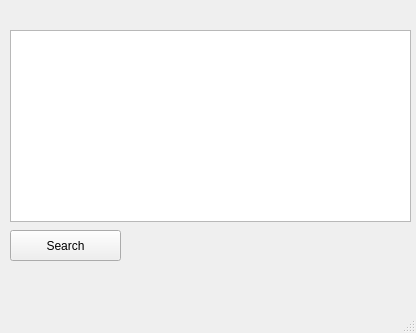
<?xml version="1.0" encoding="UTF-8"?>
<ui version="4.0">
 <class>MainWindow</class>
 <widget class="QMainWindow" name="MainWindow">
  <property name="geometry">
   <rect>
    <x>0</x>
    <y>0</y>
    <width>416</width>
    <height>333</height>
   </rect>
  </property>
  <property name="windowTitle">
   <string>TTV News</string>
  </property>
  <property name="windowOpacity">
   <double>0.000000000000000</double>
  </property>
  <widget class="QWidget" name="centralwidget">
   <widget class="QTextBrowser" name="textBrowser">
    <property name="geometry">
     <rect>
      <x>10</x>
      <y>30</y>
      <width>401</width>
      <height>192</height>
     </rect>
    </property>
   </widget>
   <widget class="QPushButton" name="pushButton">
    <property name="geometry">
     <rect>
      <x>10</x>
      <y>230</y>
      <width>111</width>
      <height>31</height>
     </rect>
    </property>
    <property name="text">
     <string>Search</string>
    </property>
   </widget>
  </widget>
  <widget class="QMenuBar" name="menubar">
   <property name="geometry">
    <rect>
     <x>0</x>
     <y>0</y>
     <width>416</width>
     <height>21</height>
    </rect>
   </property>
  </widget>
  <widget class="QStatusBar" name="statusbar"/>
 </widget>
 <resources/>
 <connections/>
</ui>
